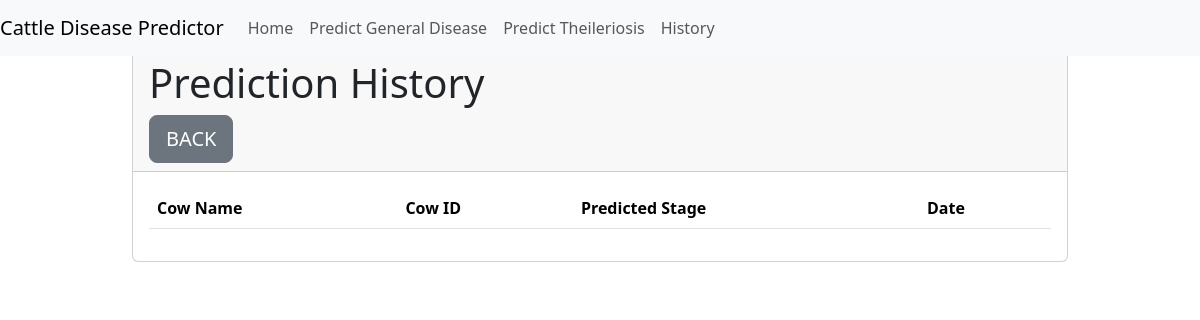
The page /prediction_stages_view/ on the database as committed earlier.
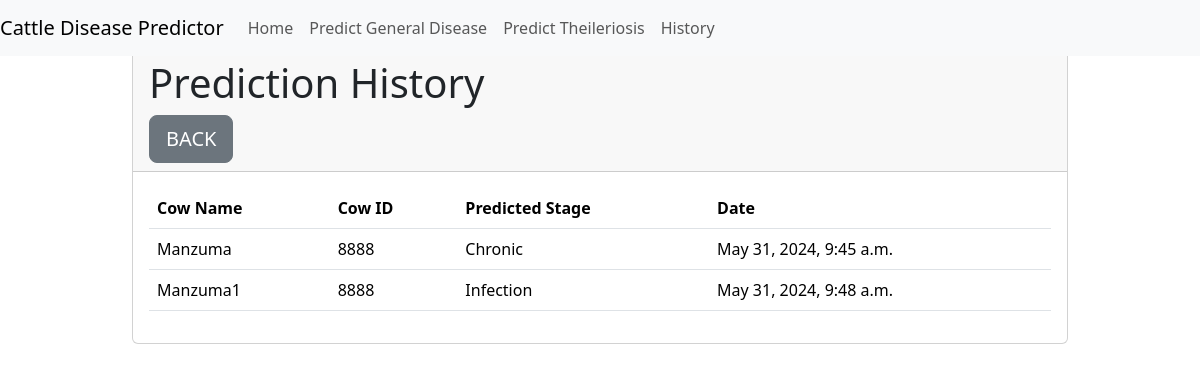
The same page on the database as committed later.
### predictor/models.py (models this page shows, shortened)
class PredictionStage(models.Model):
    cow_name = models.CharField(max_length=100)
    cow_id = models.CharField(max_length=100)
    predicted_stage = models.CharField(max_length=100)
    created_at = models.DateTimeField(auto_now_add=True)

### predictor/views.py (the view)
# urls.py: path('prediction_stages_view/', views.view_predictions, name='view_predictions'),
def view_predictions(request):
    predictions = PredictionStage.objects.all()
    return render(request, 'predictor/view_prediction_stages.html', {'predictions': predictions})

### templates/predictor/view_prediction_stages.html (shortened to what this page needs)
{% extends "base.html" %}
{% block content %}
<div class="card">
    <div class="card-header">
        <h1>Prediction History</h1>
        <a class="btn btn-secondary btn-lg" href="{% url 'predict_stage' %}" role="button">BACK</a>
    </div>
    <div class="card-body">
        <table class="table">
            <thead>
            <tr>
                <th>Cow Name</th>
                <th>Cow ID</th>
                <th>Predicted Stage</th>
                <th>Date</th>
            </tr>
        </thead>
             <tbody>
            {% for prediction in predictions %}
            <tr>
                <td>{{ prediction.cow_name }}</td>
                <td>{{ prediction.cow_id }}</td>
                <td>{{ prediction.predicted_stage }}</td>
                <td>{{ prediction.created_at }}</td>
            </tr>
            {% endfor %}
        </tbody>
        </table>
    </div>
</div>
{% endblock %}

Rows that differ between the two databases and show on the page:
added PredictionStage: cow_name "Manzuma", cow_id "8888", predicted_stage "Chronic", created_at "May 31, 2024, 9:45 a.m."
added PredictionStage: cow_name "Manzuma1", cow_id "8888", predicted_stage "Infection", created_at "May 31, 2024, 9:48 a.m."
